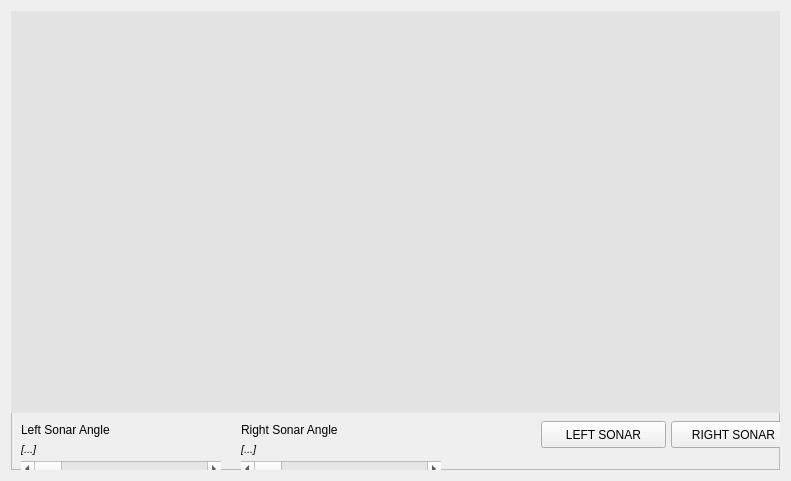
           <widget class="QWidget" name="verticalLayoutWidget">
            <property name="geometry">
             <rect>
              <x>10</x>
              <y>950</y>
              <width>791</width>
              <height>481</height>
             </rect>
            </property>
            <layout class="QVBoxLayout" name="platfromLocationP1FronSonarsFrameContainer">
             <item>
              <widget class="QFrame" name="platfromLocationP1FronSonarsFrame">
               <property name="frameShape">
                <enum>QFrame::StyledPanel</enum>
               </property>
               <property name="frameShadow">
                <enum>QFrame::Raised</enum>
               </property>
               <widget class="QPushButton" name="rightSonarScanButton">
                <property name="geometry">
                 <rect>
                  <x>660</x>
                  <y>410</y>
                  <width>125</width>
                  <height>27</height>
                 </rect>
                </property>
                <property name="text">
                 <string>RIGHT SONAR</string>
                </property>
                <property name="icon">
                 <iconset>
                  <selectedoff>:/sonar-off.png</selectedoff>
                  <selectedon>:/sonar.png</selectedon>
                 </iconset>
                </property>
                <property name="checkable">
                 <bool>true</bool>
                </property>
                <property name="checked">
                 <bool>false</bool>
                </property>
               </widget>
               <widget class="QLabel" name="label_44">
                <property name="geometry">
                 <rect>
                  <x>230</x>
                  <y>410</y>
                  <width>148</width>
                  <height>17</height>
                 </rect>
                </property>
                <property name="text">
                 <string>Right Sonar Angle</string>
                </property>
               </widget>
               <widget class="QScrollBar" name="rightSonarAngleScroller">
                <property name="geometry">
                 <rect>
                  <x>230</x>
                  <y>450</y>
                  <width>200</width>
                  <height>16</height>
                 </rect>
                </property>
                <property name="orientation">
                 <enum>Qt::Horizontal</enum>
                </property>
               </widget>
               <widget class="QPushButton" name="leftSonarScanButton">
                <property name="geometry">
                 <rect>
                  <x>530</x>
                  <y>410</y>
                  <width>125</width>
                  <height>27</height>
                 </rect>
                </property>
                <property name="text">
                 <string>LEFT SONAR</string>
                </property>
                <property name="icon">
                 <iconset>
                  <activeoff>:/sonar-off.png</activeoff>
                  <activeon>:/sonar.png</activeon>
                  <selectedoff>:/sonar-off.png</selectedoff>
                  <selectedon>:/sonar.png</selectedon>
                 </iconset>
                </property>
                <property name="checkable">
                 <bool>true</bool>
                </property>
                <property name="checked">
                 <bool>false</bool>
                </property>
               </widget>
               <widget class="QLabel" name="rightSonarAngleLabel">
                <property name="geometry">
                 <rect>
                  <x>230</x>
                  <y>430</y>
                  <width>110</width>
                  <height>17</height>
                 </rect>
                </property>
                <property name="font">
                 <font>
                  <pointsize>8</pointsize>
                  <italic>true</italic>
                 </font>
                </property>
                <property name="text">
                 <string>[...]</string>
                </property>
               </widget>
               <widget class="QLabel" name="leftSonarAngleLabel">
                <property name="geometry">
                 <rect>
                  <x>10</x>
                  <y>430</y>
                  <width>110</width>
                  <height>17</height>
                 </rect>
                </property>
                <property name="font">
                 <font>
                  <pointsize>8</pointsize>
                  <italic>true</italic>
                 </font>
                </property>
                <property name="text">
                 <string>[...]</string>
                </property>
               </widget>
               <widget class="QLabel" name="label_33">
                <property name="geometry">
                 <rect>
                  <x>10</x>
                  <y>410</y>
                  <width>148</width>
                  <height>17</height>
                 </rect>
                </property>
                <property name="text">
                 <string>Left Sonar Angle</string>
                </property>
               </widget>
               <widget class="QScrollBar" name="leftSonarAngleScroller">
                <property name="geometry">
                 <rect>
                  <x>10</x>
                  <y>450</y>
                  <width>200</width>
                  <height>16</height>
                 </rect>
                </property>
                <property name="orientation">
                 <enum>Qt::Horizontal</enum>
                </property>
               </widget>
               <widget class="QGraphicsView" name="platformLocationP1GraphicsView">
                <property name="geometry">
                 <rect>
                  <x>0</x>
                  <y>0</y>
                  <width>792</width>
                  <height>402</height>
                 </rect>
                </property>
                <property name="maximumSize">
                 <size>
                  <width>16777215</width>
                  <height>16777215</height>
                 </size>
                </property>
                <property name="toolTip">
                 <string>Doubleclick to detach</string>
                </property>
                <property name="styleSheet">
                 <string notr="true">background-image: url(:/platfrom-top-view-m1.png);
background-color: rgb(227, 227, 227);
background-repeat: repeat-no;</string>
                </property>
                <property name="frameShape">
                 <enum>QFrame::NoFrame</enum>
                </property>
               </widget>
              </widget>
             </item>
            </layout>
           </widget>
